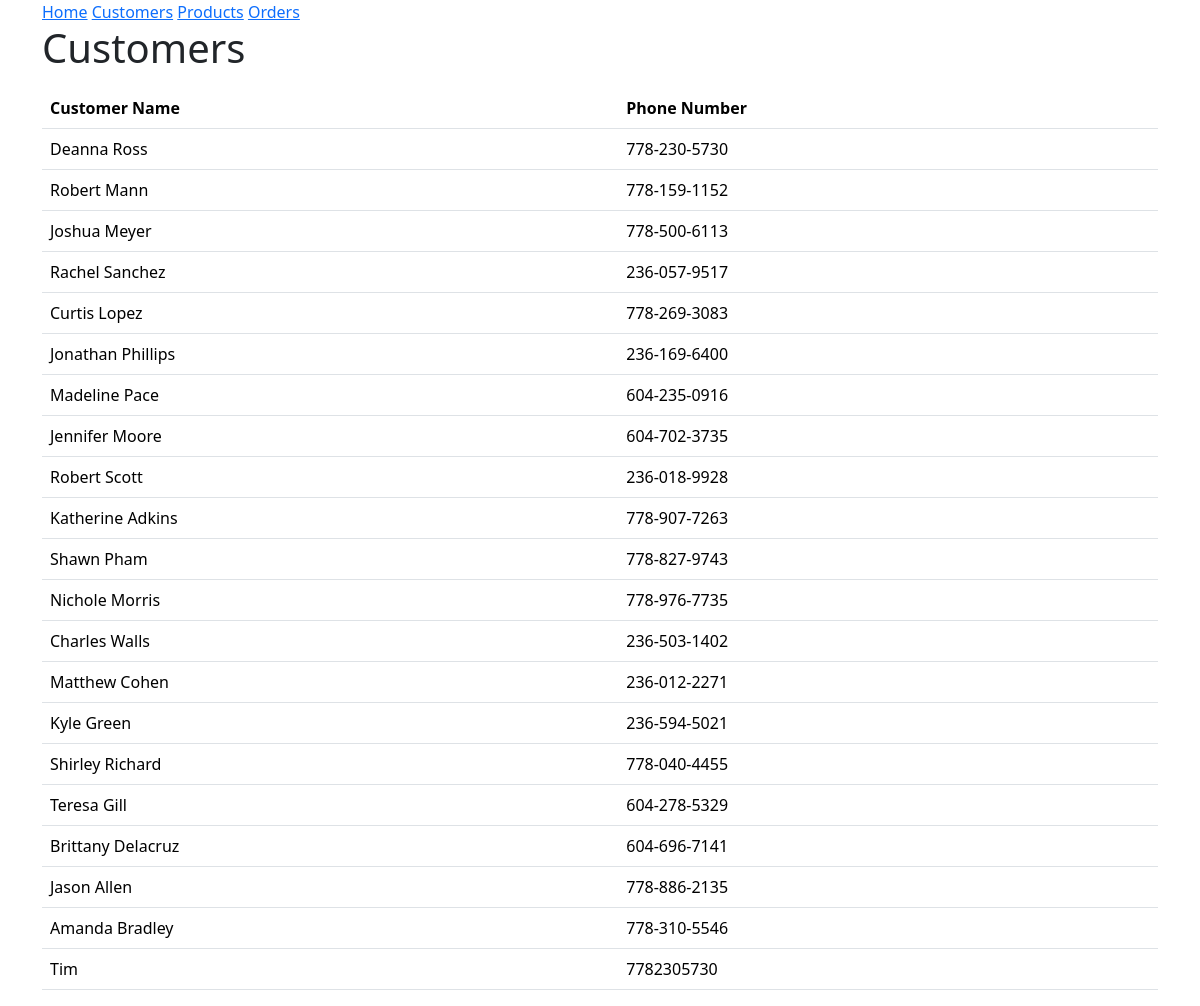
The page /customers on the database as committed earlier.
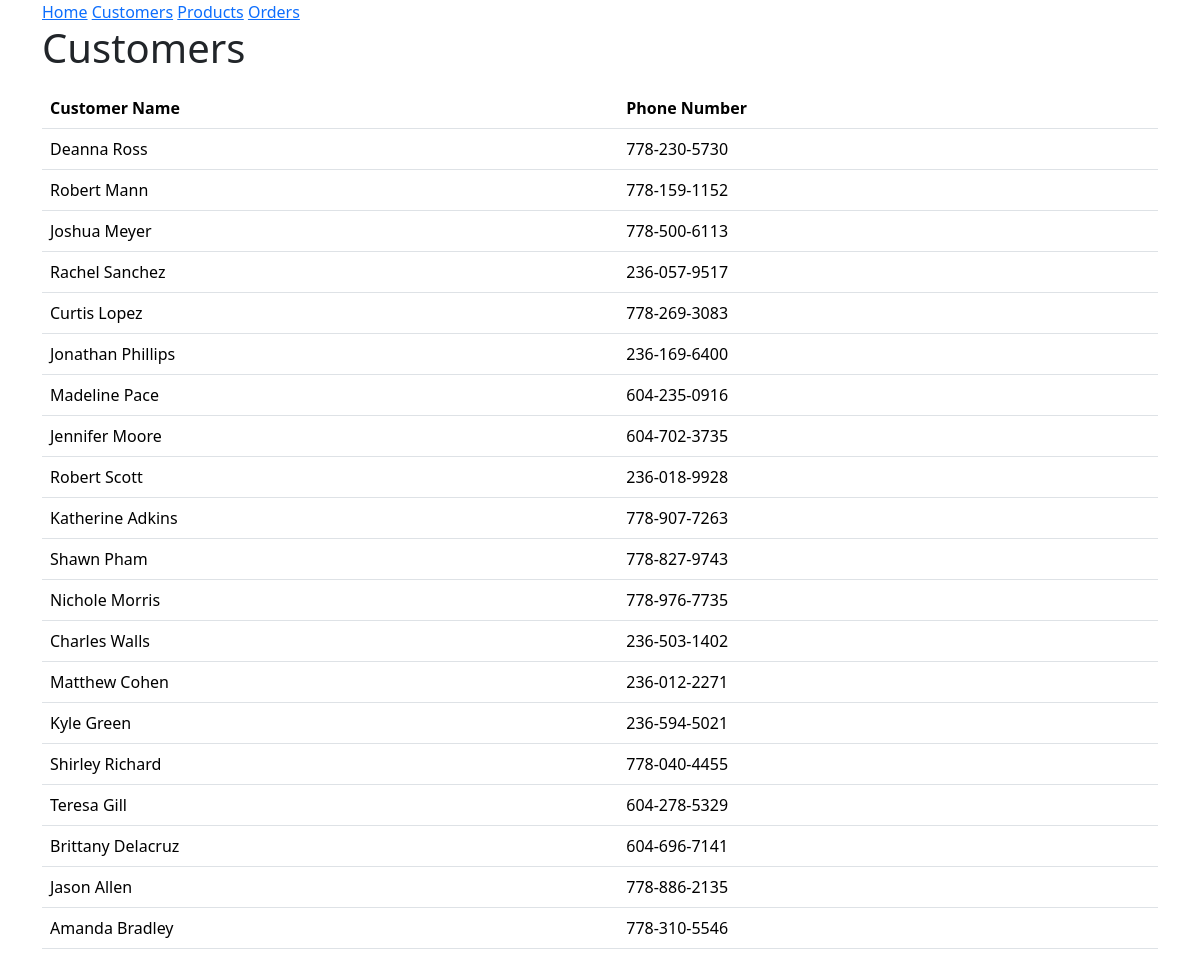
The same page on the database as committed later.
### models.py (models this page shows, shortened)
class Customer(db.Model):
 id = mapped_column(Integer, primary_key=True)
 name = mapped_column(String(200), nullable=False, unique=True)
 phone = mapped_column(String(20), nullable=False)
 balance = mapped_column(Numeric, nullable=False, default=0.0)
 orders = relationship("Order")

### main.py (the view)
@app.route('/customers')
def customer_list():
    request = db.session.execute(db.select(Customer).order_by(Customer.id))
    customers = []
    for i in request.scalars():
        u = {
            "id": i.id,
            "name": i.name,
            "phone": i.phone,
            "balance": int(i.balance)
        }
        customers.append(u)
    return render_template("customers.html", customers=customers)

### templates/customers.html (shortened to what this page needs)
{% extends "base.html" %}
{% block content %}
<h1>Customers</h1>
<table class="table">
    <thead class="thead-dark">
    <th>Customer Name</th>
    <th>Phone Number</th>
{% for customer in customers %}
<p>
    <tr>
    <td>{{ customer.name }}</td>
    <td>{{ customer.phone }}</td>
    </tr>
</p>
{% endfor %}
</table>
{% endblock %}

Rows that differ between the two databases and show on the page:
removed Customer: name "Tim", phone "7782305730"
